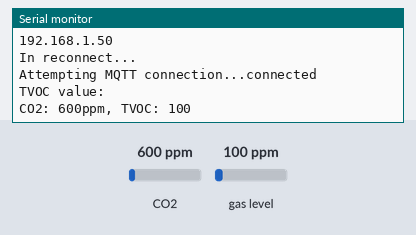
A sketch run on a simulated ESP8266 (NodeMCU). On the bench: the last lines printed to the serial monitor. Inputs (shaded band) come from the test bench; at power-on: CO2 600 ppm, gas level 100 ppm. WiFi joins after 1.5 s; servers stay silent unless stated; no MQTT or app messages arrive unless stated.

Above: at 2.7 s.
2.8 s: CO2 set to 452 ppm
At 8.0 s:
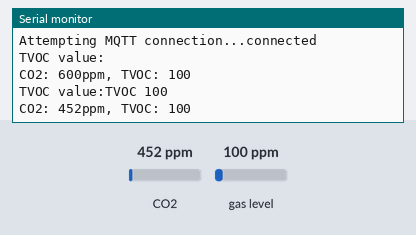
13.0 s: gas level set to 20 ppm
At 17.0 s:
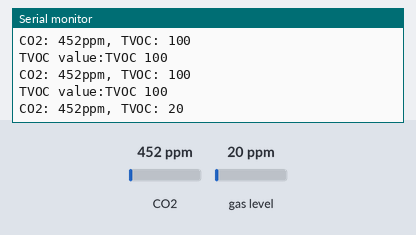
19.0 s: CO2 set to 1050 ppm
At 22.1 s:
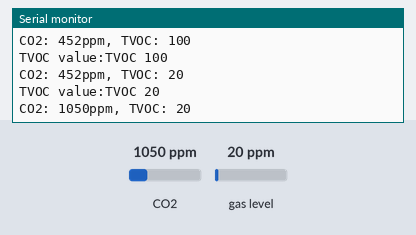
Timing chart, 0 to 23.6 s (numbered marks = the images above; inputs shaded):
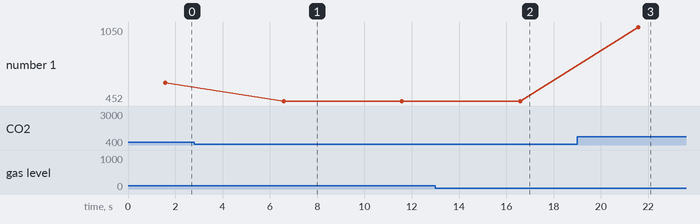

The sketch:

iotsl.ino
```cpp
#include <ESP8266WiFi.h>
#include <PubSubClient.h>
#include "Adafruit_CCS811.h"

Adafruit_CCS811 ccs;

// Update these with values suitable for your network.
const char* ssid = "Modem 4G Wi-Fi_B764";
const char* password = "57270632";
const char* mqtt_server = "192.168.1.163";
const char* mqtt_user = "guest";
const char* mqtt_pass= "guest";


WiFiClient espClient;
PubSubClient client(espClient);

void setup_wifi() {
  // Connecting to a WiFi network
  WiFi.begin(ssid, password);
  while (WiFi.status() != WL_CONNECTED) {
    delay(500);
    Serial.print(".");
  }
  Serial.println("WiFi connected");
  Serial.println("IP address: ");
  Serial.println(WiFi.localIP());
}

void reconnect() {
  // Loop until we're reconnected
  Serial.println("In reconnect...");
  while (!client.connected()) {
    Serial.print("Attempting MQTT connection...");
    // Attempt to connect
    if (client.connect("Arduino_Gas", mqtt_user, mqtt_pass)) {
      Serial.println("connected");
    } else {
      Serial.print("failed, rc=");
      Serial.print(client.state());
      Serial.println(" try again in 5 seconds");
      delay(5000);
    }
  }
}

void setup() {
  Serial.begin(9600);
  setup_wifi();
  client.setServer(mqtt_server, 1883);
   if(!ccs.begin()){
    Serial.println("Failed to start sensor! Please check your wiring.");
    while(1);
  }

  // Wait for the sensor to be ready
  while(!ccs.available());
}


void loop() {
  char msg1[16];
  char msg2[16];
  if (!client.connected()) {
    reconnect();
  }

Serial.print("TVOC value:");
  Serial.println(msg2);
   if(ccs.available()){
    if(!ccs.readData()){
      Serial.print("CO2: ");
      Serial.print(ccs.geteCO2());
      Serial.print("ppm, TVOC: ");
      Serial.println(ccs.getTVOC());
      sprintf(msg1,"CO2 %i",ccs.geteCO2());
  client.publish("iot/sensors/co2", msg1);
  sprintf(msg2,"TVOC %i",ccs.getTVOC());
  client.publish("iot/sensors/co2", msg2);
    }
    else{
      Serial.println("ERROR!");
      while(1);
    }
  }


  delay(5000);
}
```

Measured:
- after the input at 2.8 s, the serial monitor: prints a new line after 3.8 s (image 1)
- after the input at 13.0 s, the serial monitor: prints a new line after 3.6 s (image 2)
- after the input at 19.0 s, the serial monitor: prints a new line after 2.6 s (image 3)
- plotted number 1: 600 → 452 after the input at 2.8 s, 452 → 1050 after the input at 19.0 s
